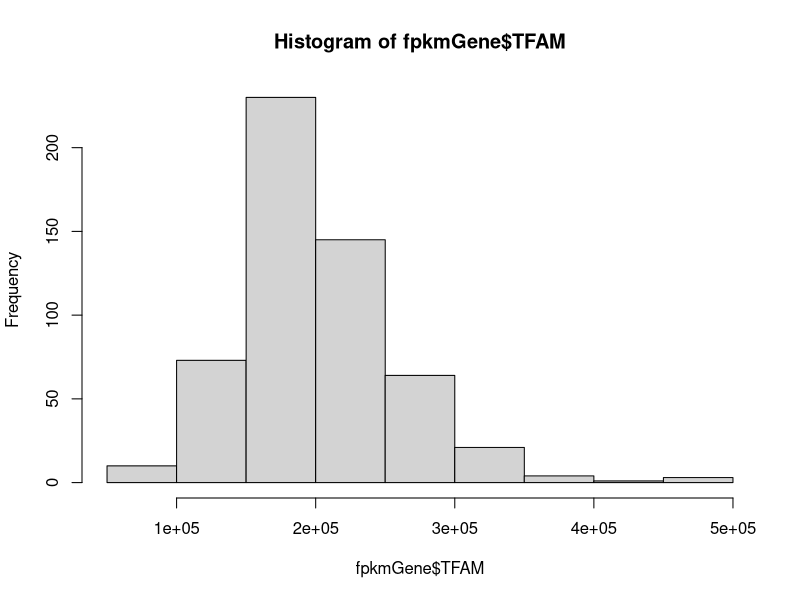
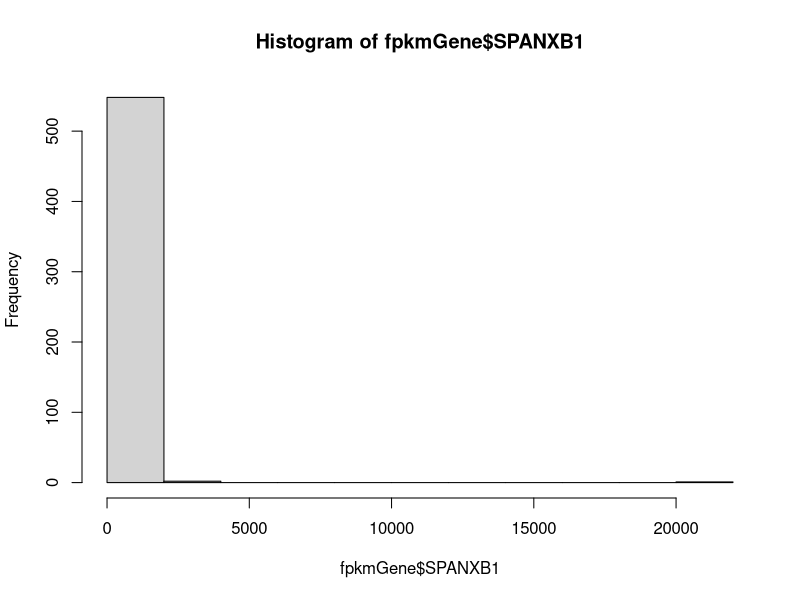
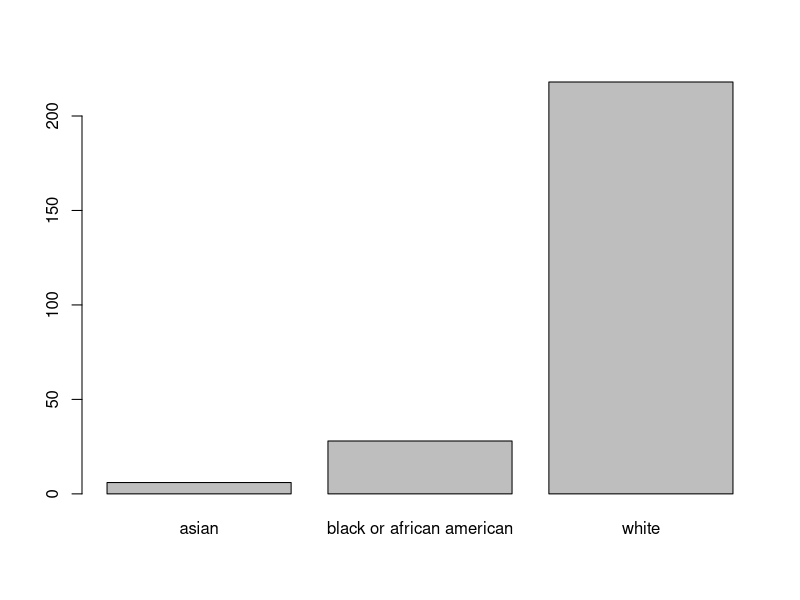

Reproduce these figures in R, in order. (Note: this script raises an error after producing the figures.)
# analyzing expression data from TCGA 

# load packages
library(dplyr)
library(ggplot2)

# read in saved data
fpkmGene <- read.table("targetGeneData.csv")
# force race and Gleason to factor
fpkmGene$race <- as.factor(fpkmGene$race)
fpkmGene$subtype_Reviewed_Gleason_sum <- as.factor(fpkmGene$subtype_Reviewed_Gleason_sum)  

## visualizing data distribution
hist(fpkmGene$TFAM)
hist(fpkmGene$SPANXB1)
plot(fpkmGene$race)
plot(fpkmGene$morphology)
plot(fpkmGene$shortLetterCode)
plot(fpkmGene$subtype_Tumor_cellularity_pathology)
plot(fpkmGene$subtype_Reviewed_Gleason)
plot(fpkmGene$subtype_Reviewed_Gleason_category)
plot(fpkmGene$subtype_Reviewed_Gleason_sum)

## statistical testing

# does gene expression differ between normal and prostate? (unpaired)
normVcancer <- filter(fpkmGene, shortLetterCode != "TM") # remove metastasis
# TFAM unpaired, all data
t.test(TFAM ~ shortLetterCode, data = normVcancer) # p=0.2191
ggplot(normVcancer, aes(shortLetterCode, TFAM)) + 
  geom_boxplot()
# SPANXB1 unpaired, all data
t.test(SPANXB1 ~ shortLetterCode, data = normVcancer) # p=0.0524
ggplot(normVcancer, aes(shortLetterCode, SPANXB1)) + 
  geom_boxplot()

# does gene expression differ between normal and prostate? (paired)
normID <- normVcancer %>% # list normal samples
  filter(shortLetterCode == "NT") %>%
  select(bcr_patient_barcode)
normVcancerPaired <- normVcancer %>%
  filter(bcr_patient_barcode %in%
           normID$bcr_patient_barcode)
# three samples (remove one): TCGA-HC-7740, TCGA-HC-8258
filter(normVcancerPaired, patient == "TCGA-HC-7740")
grep("TCGA-HC-7740", normVcancerPaired$patient) # 5 (tumor) 11 (tumor missing metadata) 89 (normal)
filter(normVcancerPaired, patient == "TCGA-HC-8258")
grep("TCGA-HC-8258", normVcancerPaired$patient) # 10 (tumor) 60 (tumor missing metadata) 91 (normal)
# remove extra samples
normVcancerPaired <- normVcancerPaired[-c(11, 60),]
# TFAM paired
t.test(TFAM ~ shortLetterCode, data = normVcancerPaired, paired=TRUE) # p=0.0009166
t.test(TFAM ~ shortLetterCode, data = normVcancerPaired) # p=0.0008068
ggplot(normVcancerPaired, aes(shortLetterCode, TFAM)) + 
  geom_boxplot()
ggsave("figures/TFAMpaired.jpg")
# SPANXB1 paired
t.test(SPANXB1 ~ shortLetterCode, data = normVcancerPaired, paired=TRUE) # p=0.04633
t.test(SPANXB1 ~ shortLetterCode, data = normVcancerPaired) # p=0.04633
ggplot(normVcancerPaired, aes(shortLetterCode, SPANXB1)) + 
  geom_boxplot()
ggsave("figures/SPANXB1paired.jpg")

# add SPANXA2.OT1

# does gene expression differ between white and AA?
whiteVaa <- fpkmGene %>%
  filter(!is.na(fpkmGene$race)) %>% # remove missing data
  filter(race != "asian") # remove asian
# TFAM and race
t.test(TFAM ~ race, data=whiteVaa) # p=0.5297
ggplot(whiteVaa, aes(race, TFAM)) + 
  geom_boxplot()
# SPANXB1 and race
t.test(SPANXB1 ~ race, data=whiteVaa) # p=0.9035
ggplot(whiteVaa, aes(race, SPANXB1)) + 
  geom_boxplot()

# is gene expression higher in deceased individuals?
# TFAM and vital status
t.test(TFAM ~ vital_status, data=fpkmGene) # p=0.2126
ggplot(fpkmGene, aes(vital_status, TFAM)) + 
  geom_boxplot()
# SPANXB1 and vital status
t.test(SPANXB1 ~ vital_status, data=fpkmGene) # p=0.4283
ggplot(fpkmGene, aes(vital_status, SPANXB1)) + 
  geom_boxplot()

# is gene expression related to tumor progression?
gleason <- fpkmGene %>%
  filter(!is.na(subtype_Reviewed_Gleason_sum))
# TFAM 
summary(aov(TFAM ~ subtype_Reviewed_Gleason_sum, dat=gleason)) #p=0.000164
ggplot(gleason, aes(subtype_Reviewed_Gleason_sum, TFAM)) + 
  geom_boxplot()
ggsave("figures/TFAM_GleasonSum.jpg")
summary(aov(TFAM ~ subtype_Reviewed_Gleason, dat=gleason)) #p=0.0105
ggplot(gleason, aes(subtype_Reviewed_Gleason, TFAM)) + 
  geom_boxplot()
ggsave("figures/TFAM_Gleason.jpg")
summary(aov(TFAM ~ morphology, dat=gleason)) #p=1.09e-07
ggplot(gleason, aes(morphology, TFAM)) + 
  geom_boxplot()
summary(aov(TFAM ~ subtype_Tumor_cellularity_pathology, dat=gleason)) #p=0.00391
ggplot(gleason, aes(subtype_Tumor_cellularity_pathology, TFAM)) + 
  geom_boxplot()
summary(aov(TFAM ~ subtype_Subtype, dat=gleason)) #p=0.818
ggplot(gleason, aes(subtype_Subtype, TFAM)) + 
  geom_boxplot()
summary(aov(TFAM ~ subtype_Residual_tumor, dat=gleason)) #p=0.313; should remove NA
ggplot(gleason, aes(subtype_Residual_tumor, TFAM)) + 
  geom_boxplot()
summary(aov(TFAM ~ subtype_SCNA_cluster, dat=gleason)) #p=0.000859
ggplot(gleason, aes(subtype_SCNA_cluster, TFAM)) + 
  geom_boxplot()

# SPANXB1 
summary(aov(SPANXB1 ~ subtype_Reviewed_Gleason_sum, dat=gleason)) #p=0.716
ggplot(gleason, aes(subtype_Reviewed_Gleason_sum, SPANXB1)) + 
  geom_boxplot()
summary(aov(SPANXB1 ~ subtype_Reviewed_Gleason, dat=gleason)) #p=0.863
ggplot(gleason, aes(subtype_Reviewed_Gleason, SPANXB1)) + 
  geom_boxplot()
summary(aov(SPANXB1 ~ morphology, dat=gleason)) #p=3.54e-07
ggplot(gleason, aes(morphology, SPANXB1)) + 
  geom_boxplot() # 8255/3 only has two data points
summary(aov(SPANXB1 ~ subtype_Tumor_cellularity_pathology, dat=gleason)) #p=0.591
ggplot(gleason, aes(subtype_Tumor_cellularity_pathology, SPANXB1)) + 
  geom_boxplot() 
summary(aov(SPANXB1 ~ subtype_Subtype, dat=gleason)) #p=0.851
ggplot(gleason, aes(subtype_Subtype, SPANXB1)) + 
  geom_boxplot()
summary(aov(SPANXB1 ~ subtype_Residual_tumor, dat=gleason)) #p=0.315; should remove NA
ggplot(gleason, aes(subtype_Residual_tumor, SPANXB1)) + 
  geom_boxplot()
summary(aov(SPANXB1 ~ subtype_SCNA_cluster, dat=gleason)) #p=0.237
ggplot(gleason, aes(subtype_SCNA_cluster, SPANXB1)) + 
  geom_boxplot()

# is gene expression related to other expression or genetic variants?

## TFAM
# ETV1, ETV4

## SPANXB1
# methylation
# ETV1, FLI1, FOXA1, MED12, ADH1. KMT2A, KMT2C
